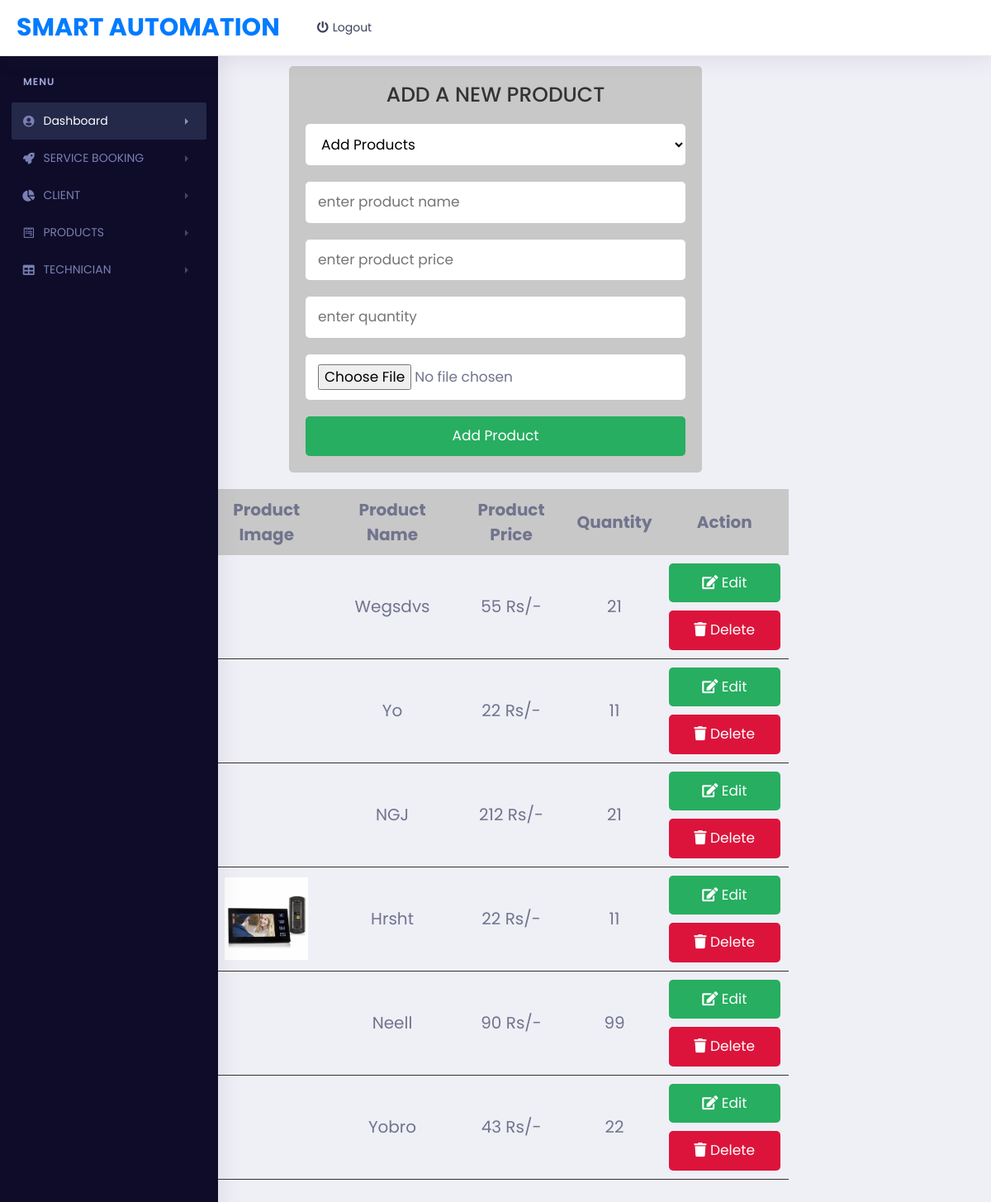
Before: /admin_page.php with the older database file.
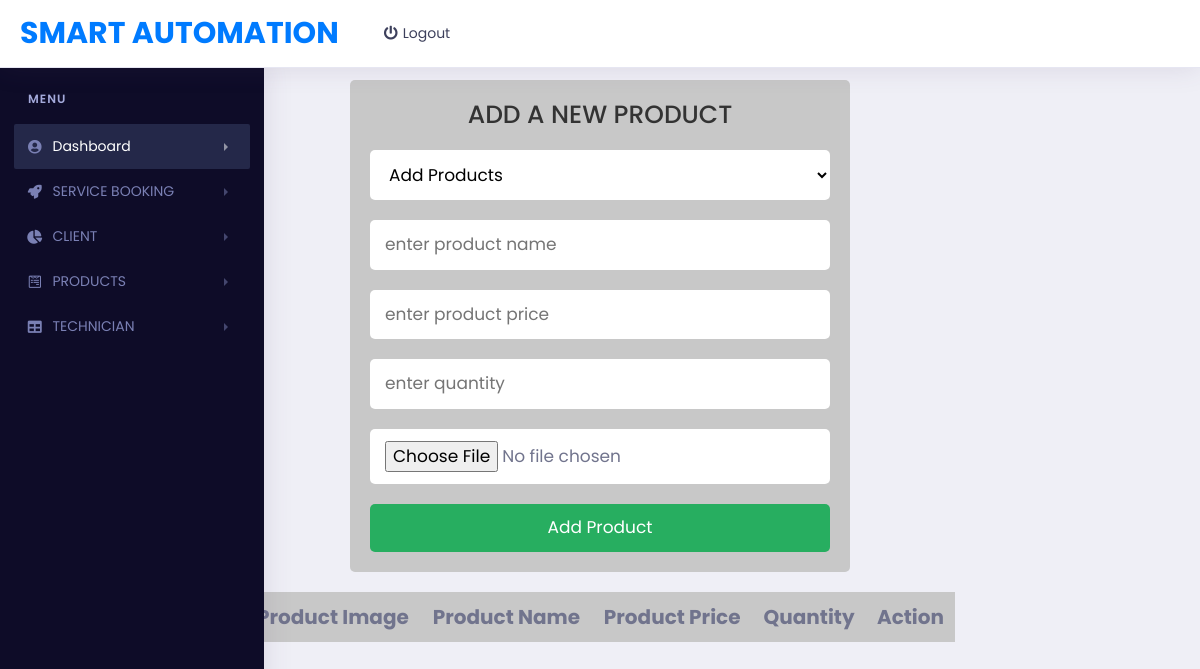
After: the same page with the newer database file.
### tables this page shows
CREATE TABLE IF NOT EXISTS `products` (
  `id` int NOT NULL AUTO_INCREMENT,
  `name` varchar(255) NOT NULL,
  `price` int DEFAULT NULL,
  `quantity` varchar(255) NOT NULL,
  `image` varchar(255) NOT NULL,
  PRIMARY KEY (`id`)
);

### admin_page.php (the view, shortened to what this page needs)
<?php
require("panel_new.php");
?>
<?php
$conn = mysqli_connect('localhost','root','','pure');
?>
<!DOCTYPE html>
<html lang="en">
<head>
   <link rel="stylesheet" href="https://cdnjs.cloudflare.com/ajax/libs/font-awesome/5.15.4/css/all.min.css">
   <link rel="stylesheet" href="admin.css ">
</head>
<body>
<div class="container">
   <div class="admin-product-form-container">
      <form id="form" action="<?php $_SERVER['PHP_SELF'] ?>" method="post" enctype="multipart/form-data">
         <h3>add a new product</h3>
         <select id="myList" class="box">
									<option value="">Add Products</option>
								  </select>
         <input type="text" id="username" placeholder="enter product name" name="product_name" class="box">
         <input type="number" min="1" placeholder="enter product price" name="product_price" class="box">
         <input type="number" min="1" max="1000" placeholder="enter quantity" name="product_quantity" class="box">
         <input type="file" id="file"  onchange="return fileValidation()" name="product_image" class="box">
         <input type="submit" class="btn" name="add_product" value="add product">
      </form>
   </div>
   <?php
   $select = mysqli_query($conn, "SELECT * FROM products");
   ?>
   <div class="product-display">
      <table class="product-display-table">
         <thead>
         <tr>
            <th>product image</th>
            <th>product name</th>
            <th>product price</th>
            <th>Quantity</th>
            <th>action</th>
         </tr>
         </thead>
         <?php while($row = mysqli_fetch_assoc($select)){ ?>
         <tr>
            <td><img src="uploaded_img/<?php echo $row['image']; ?>" height="100" alt=""></td>
            <td><?php echo $row['name']; ?></td>
            <td><?php echo $row['price']; ?> Rs/-</td>
            <td><?php echo $row['quantity']; ?></td>
            <td>
               <a href="admin_update.php?edit=<?php echo $row['id']; ?>" class="btn"> <i class="fas fa-edit"></i> edit </a>
               <a href="admin_page.php?delete=<?php echo $row['id']; ?>" class="btn" onclick="return confirm('Are you sure you want to Delete');"> <i class="fas fa-trash"></i> delete </a>
            </td>
         </tr>
      <?php } ?>
      </table>
   </div>
</div>
</body>
</html>

Changed rows visible on the page:
removed products: name "Wegsdvs", price "55", quantity "21"
removed products: name "Yo", price "22", quantity "11"
removed products: name "NGJ", price "212", quantity "21"
removed products: image (picture), name "Hrsht", price "22", quantity "11"
removed products: name "Neell", price "90", quantity "99"
removed products: name "Yobro", price "43", quantity "22"
